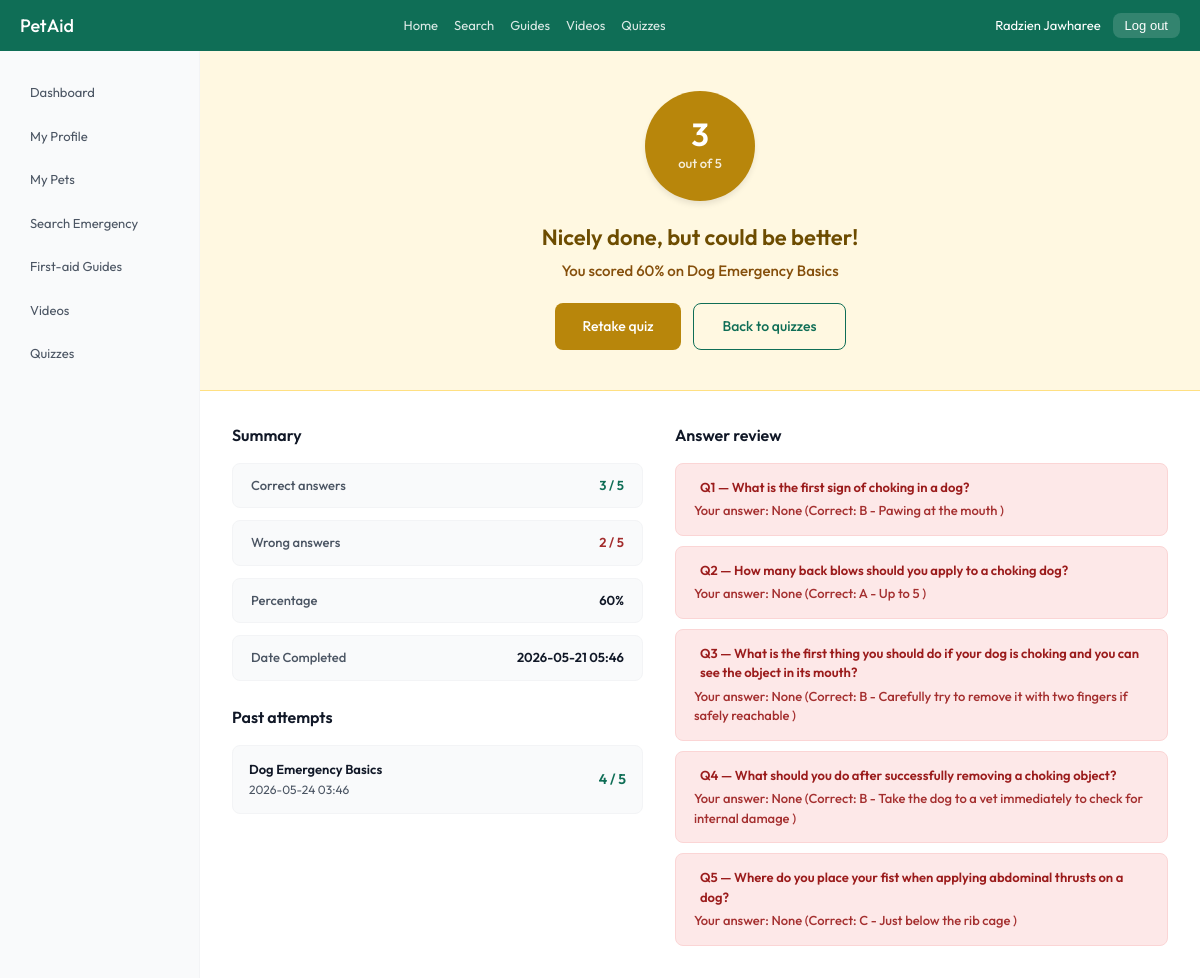
Page /quiz/result/1 (signed in) on the earlier database version.
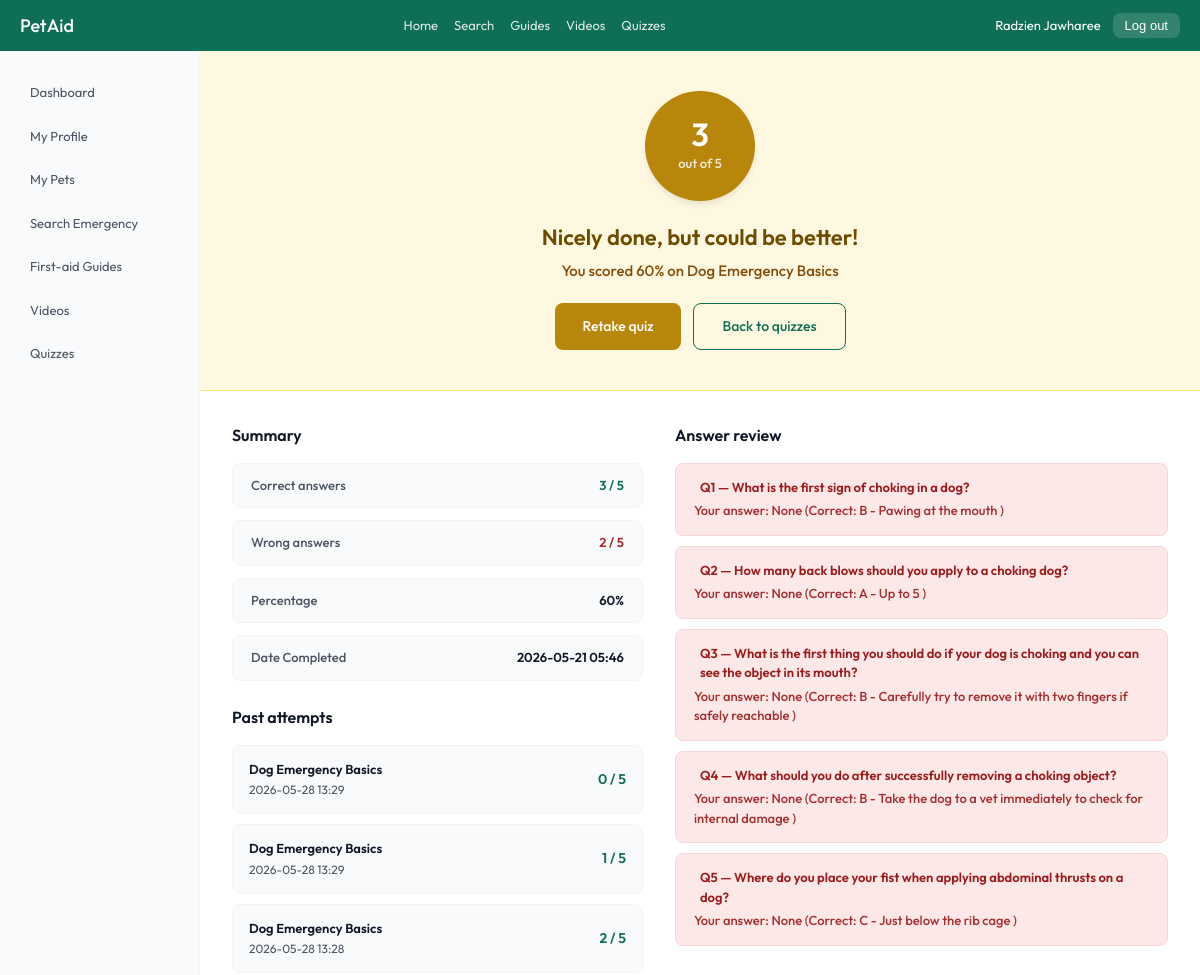
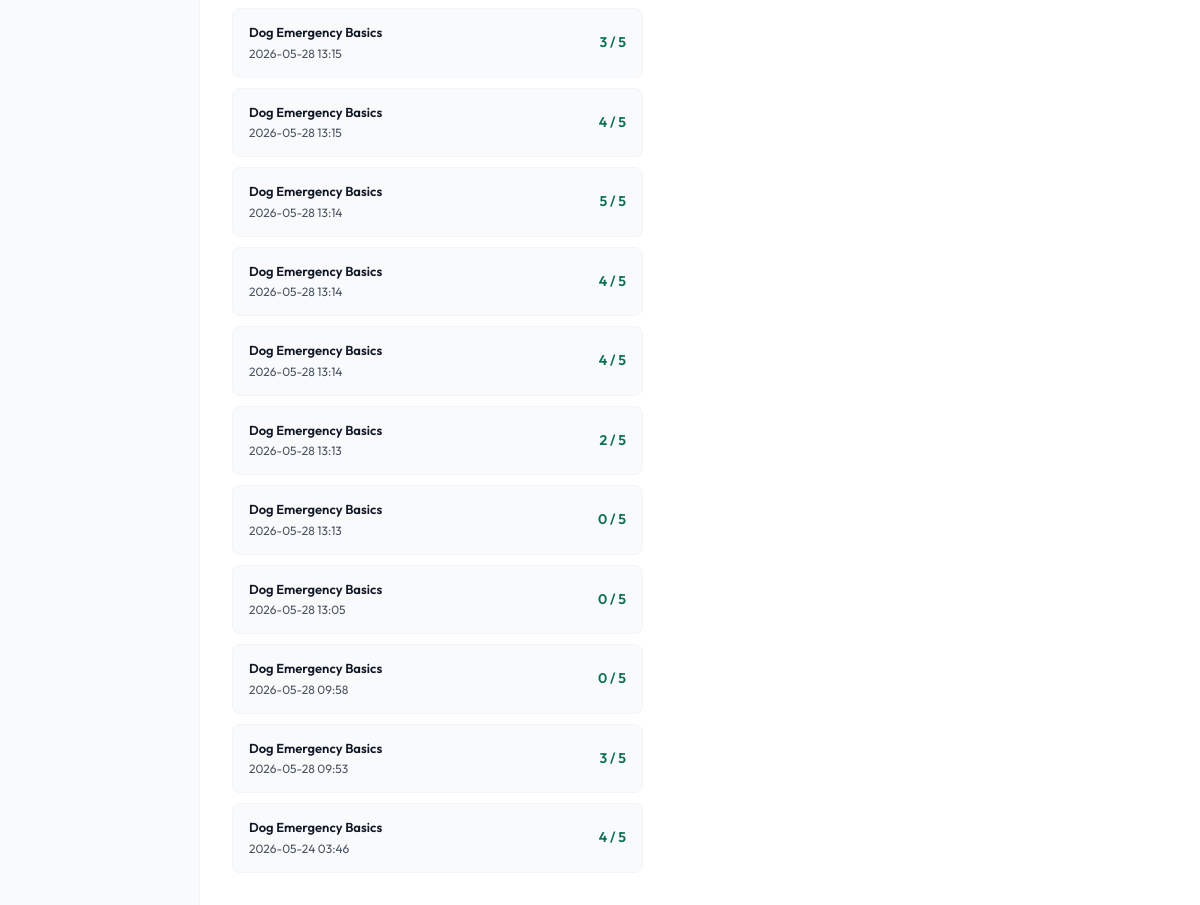
Same page on the later database version (2 pictures, top to bottom).
### models.py (models this page shows, shortened)
class Account(db.Model):
    __tablename__ = 'account'
    id = db.Column(db.Integer, primary_key=True)
    username = db.Column(db.String(80), unique=True, nullable=False)
    email = db.Column(db.String(120), unique=True, nullable=False)
    password_hash = db.Column(db.String(128), nullable=False)
    first_name = db.Column(db.String(50), nullable=False)
    last_name = db.Column(db.String(50), nullable=False)
    phone_number = db.Column(db.String(20), nullable=True)
    role = db.Column(db.String(30), nullable=False)
    __mapper_args__ = {
        'polymorphic_on': role,
        'polymorphic_identity': 'account'
    }

class QuizResult(db.Model):
    __tablename__ = 'quiz_result'
    id = db.Column(db.Integer, primary_key=True)
    score = db.Column(db.Integer, nullable=False)
    total_questions = db.Column(db.Integer, nullable=False)
    timestamp = db.Column(db.DateTime, default=datetime.utcnow)
    user_id = db.Column(
        db.Integer,
        db.ForeignKey('user_account.id'),
        nullable=False
    )
    quiz_id = db.Column(
        db.Integer,
        db.ForeignKey('quiz.id'),
        nullable=False
    )

class Content(db.Model):
    __tablename__ = 'content'
    id = db.Column(db.Integer, primary_key=True)
    title = db.Column(db.String(200), nullable=False)
    description = db.Column(db.Text, nullable=False)
    publish_date = db.Column(db.DateTime, default=datetime.utcnow)
    verification_status = db.Column(db.String(20), default='Pending')
    rejection_feedback = db.Column(db.Text, nullable=True)
    author_id = db.Column(
        db.Integer,
        db.ForeignKey('admin_account.id'),
        nullable=False
    )
    content_type = db.Column(db.String(30), nullable=False)
    __mapper_args__ = {
        'polymorphic_on': content_type,
        'polymorphic_identity': 'content'
    }

class QuizQuestion(db.Model):
    __tablename__ = 'quiz_question'
    id = db.Column(db.Integer, primary_key=True)
    quiz_id = db.Column(
        db.Integer,
        db.ForeignKey('quiz.id'),
        nullable=False
    )
    question_text = db.Column(db.Text, nullable=False)
    option_a = db.Column(db.String(255), nullable=False)
    option_b = db.Column(db.String(255), nullable=False)
    option_c = db.Column(db.String(255), nullable=False)
    option_d = db.Column(db.String(255), nullable=False)
    correct_option = db.Column(db.String(5), nullable=False)

### app.py (the view)
@app.route('/quiz/result/<int:result_id>')
@login_required('user')
def view_quiz_result(result_id):
    result = QuizResult.query.filter_by(id=result_id, user_id=g.user.id).first_or_404()
    quiz = result.quiz
    history = QuizResult.query.filter(
        QuizResult.user_id == g.user.id,
        QuizResult.quiz_id == quiz.id,
        QuizResult.id != result.id
    ).order_by(QuizResult.timestamp.desc()).all()
    user_answers = session.get('last_quiz_answers', {})
    return render_template(
        'quiz_result.html',
        active_tab='quiz_result',
        result=result,
        quiz=quiz,
        history=history,
        questions_review=quiz.questions,
        user_answers=user_answers
    )

### templates/quiz_result.html (shortened to what this page needs)
{% extends "base.html" %}
{% block content %}
<div class="layout">
  <div class="sidebar">
    <a href="{{ url_for('dashboard') }}" class="sidebar-item"> Dashboard</a>
    <a href="{{ url_for('profile') }}" class="sidebar-item"> My Profile</a>
    <a href="{{ url_for('pets_list') }}" class="sidebar-item"> My Pets</a>
    <a href="{{ url_for('search_emergency') }}" class="sidebar-item"> Search Emergency</a>
    <a href="{{ url_for('guides_list') }}" class="sidebar-item"> First-aid Guides</a>
    <a href="{{ url_for('videos_list') }}" class="sidebar-item"> Videos</a>
    <a href="{{ url_for('quizzes_list') }}" class="sidebar-item {% if active_tab == 'quizzes' %}active{% endif %}"> Quizzes</a>
  </div>
  <div class="main" style="{% if active_tab == 'quiz_take' or active_tab == 'quiz_result' %}padding:0;{% endif %}">
    {% if active_tab == 'quizzes' %}
      <div class="page-title">Quizzes</div>
      <div class="page-sub">Test your knowledge on pet first-aid</div>
      <div class="quiz-list">
        {% for q in quizzes %}
          <a href="{{ url_for('start_quiz', quiz_id=q.id) }}" class="quiz-card">
            <div class="quiz-icon"><i class="ti ti-clipboard-check" aria-hidden="true"></i></div>
            <div class="quiz-info">
              <div class="quiz-title">{{ q.title }}</div>
              <div class="quiz-meta">{{ q.questions|length }} questions • {{ q.species }}</div>
            </div>
            {% set score_data = last_scores.get(q.id) %}
            {% if score_data %}
              <span class="badge badge-green" style="margin-right:16px;">Completed (Last: {{ score_data.score }}/{{ score_data.total }})</span>
              <span class="quiz-action">Retake <i class="ti ti-arrow-right" aria-hidden="true"></i></span>
            {% else %}
              <span class="badge badge-gray" style="margin-right:16px;">Not started</span>
              <span class="quiz-action">Start <i class="ti ti-arrow-right" aria-hidden="true"></i></span>
            {% endif %}
          </a>
        {% endfor %}
      </div>
    {% elif active_tab == 'quiz_result' %}
      {% set pct = ((result.score / result.total_questions) * 100)|int %}
      {% if pct >= 80 %}
        {% set score_bg = '#0F6E56' %}
        {% set hero_bg = '#E1F5EE' %}
        {% set hero_border = '#BCF0DA' %}
        {% set title_color = '#085041' %}
        {% set sub_color = '#0F6E56' %}
      {% elif pct >= 50 %}
        {% set score_bg = '#B8860B' %}
        {% set hero_bg = '#FFF8E1' %}
        {% set hero_border = '#FFE082' %}
        {% set title_color = '#6D4C00' %}
        {% set sub_color = '#854F0B' %}
      {% else %}
        {% set score_bg = '#B91C1C' %}
        {% set hero_bg = '#FEF2F2' %}
        {% set hero_border = '#FCA5A5' %}
        {% set title_color = '#7F1D1D' %}
        {% set sub_color = '#9B1C1C' %}
      {% endif %}
      {% if pct == 100 %}
        {% set result_msg = 'Perfect! You have aced it, ' ~ session.get('first_name') ~ '!' %}
      {% elif pct >= 80 %}
        {% set result_msg = 'Amazing! You have done brilliantly, ' ~ session.get('first_name') ~ '!' %}
      {% elif pct >= 50 %}
        {% set result_msg = 'Nicely done, but could be better!' %}
      {% else %}
        {% set result_msg = 'Nice try. Read more and try again!' %}
      {% endif %}
      <div class="result-hero" style="background:{{ hero_bg }};border-bottom:0.5px solid {{ hero_border }};">
        <div class="score-circle" style="background:{{ score_bg }};">
          <div class="score-num">{{ result.score }}</div>
          <div class="score-total">out of {{ result.total_questions }}</div>
        </div>
        <div class="result-title" style="color:{{ title_color }};">{{ result_msg }}</div>
        <div class="result-sub" style="color:{{ sub_color }};">You scored {{ pct }}% on {{ quiz.title }}</div>
        <div style="display:flex;gap:12px;justify-content:center;margin-top:20px;">
          <a href="{{ url_for('start_quiz', quiz_id=quiz.id) }}" class="btn-primary" style="background:{{ score_bg }};">Retake quiz</a>
          <a href="{{ url_for('quizzes_list') }}" class="btn-outline">Back to quizzes</a>
        </div>
      </div>
      <div class="result-body">
        <div>
          <div style="font-size:16px;font-weight:600;color:var(--color-text-primary);margin-bottom:16px;">Summary</div>
          <div class="result-stats">
            <div class="stat-row">
              <span class="stat-label">Correct answers</span>
              <span class="stat-val" style="color:#0F6E56;">{{ result.score }} / {{ result.total_questions }}</span>
            </div>
            <div class="stat-row">
              <span class="stat-label">Wrong answers</span>
              <span class="stat-val" style="color:#A32D2D;">{{ result.total_questions - result.score }} / {{ result.total_questions }}</span>
            </div>
            <div class="stat-row">
              <span class="stat-label">Percentage</span>
              <span class="stat-val">{{ ((result.score / result.total_questions) * 100)|int }}%</span>
            </div>
            <div class="stat-row">
              <span class="stat-label">Date Completed</span>
              <span class="stat-val">{{ result.timestamp.strftime('%Y-%m-%d %H:%M') }}</span>
            </div>
          </div>
          <div style="font-size:16px;font-weight:600;color:var(--color-text-primary);margin:24px 0 16px;">Past attempts</div>
          <div class="history-list">
            {% for past in history %}
              <div class="history-item">
                <div class="history-info">
                  <div class="history-title">{{ quiz.title }}</div>
                  <div class="history-meta">{{ past.timestamp.strftime('%Y-%m-%d %H:%M') }}</div>
                </div>
                <span class="history-score">{{ past.score }} / {{ past.total_questions }}</span>
              </div>
            {% else %}
              <div style="font-size:12px;color:var(--color-text-secondary);">No other attempts recorded yet.</div>
            {% endfor %}
          </div>
        </div>
        <div>
          <div style="font-size:16px;font-weight:600;color:var(--color-text-primary);margin-bottom:16px;">Answer review</div>
          <div class="answers-review">
            {% for q in questions_review %}
              {% set user_ans = user_answers.get(q.id) or user_answers.get(q.id|string) %}
              {% set correct_ans = q.correct_option %}
              {% set is_correct = (user_ans == correct_ans) %}
              <div class="answer-item {% if is_correct %}answer-correct{% else %}answer-wrong{% endif %}">
                <div class="answer-q">
                  Q{{ loop.index }} — {{ q.question_text }}
                </div>
                <div class="answer-a">
                  Your answer:
                  {% if user_ans == 'A' %}{{ q.option_a }}
                  {% elif user_ans == 'B' %}{{ q.option_b }}
                  {% elif user_ans == 'C' %}{{ q.option_c }}
                  {% elif user_ans == 'D' %}{{ q.option_d }}
                  {% else %}None
                  {% endif %}
                  {% if is_correct %} ✓ {% else %} (Correct:
                  {% if correct_ans == 'A' %}A - {{ q.option_a }}
                  {% elif correct_ans == 'B' %}B - {{ q.option_b }}
                  {% elif correct_ans == 'C' %}C - {{ q.option_c }}
                  {% elif correct_ans == 'D' %}D - {{ q.option_d }}
                  {% endif %})
                  {% endif %}
                </div>
              </div>
            {% endfor %}
          </div>
        </div>
      </div>
    {% endif %}
  </div>
</div>
{% endblock %}

### templates/base.html (shortened to what this page needs)
<!DOCTYPE html>
<html lang="en">
<head>
    <link rel="stylesheet" href="https://cdn.jsdelivr.net/npm/@tabler/icons-webfont@latest/tabler-icons.min.css">
    <link rel="stylesheet" href="{{ url_for('static', filename='style.css') }}">
</head>
<body>
    {% set role = session.get('role') %}
    {% if role == 'user' %}
        <div class="nav" style="background: #0F6E56; padding: 12px 20px; display: flex; align-items: center; justify-content: space-between; color: #fff;">
            <span class="nav-logo" style="color: #fff; font-size: 18px; font-weight: 500; cursor: pointer;" onclick="location.href='{{ url_for('dashboard') }}'">
                 PetAid
            </span>
            <div class="nav-links" style="display: flex; gap: 16px;">
                <span class="nav-link" style="color: rgba(255,255,255,0.85); font-size: 13px; cursor: pointer;" onclick="location.href='{{ url_for('dashboard') }}'">Home</span>
                <span class="nav-link" style="color: rgba(255,255,255,0.85); font-size: 13px; cursor: pointer;" onclick="location.href='{{ url_for('search_emergency') }}'">Search</span>
                <span class="nav-link" style="color: rgba(255,255,255,0.85); font-size: 13px; cursor: pointer;" onclick="location.href='{{ url_for('guides_list') }}'">Guides</span>
                <span class="nav-link" style="color: rgba(255,255,255,0.85); font-size: 13px; cursor: pointer;" onclick="location.href='{{ url_for('videos_list') }}'">Videos</span>
                <span class="nav-link" style="color: rgba(255,255,255,0.85); font-size: 13px; cursor: pointer;" onclick="location.href='{{ url_for('quizzes_list') }}'">Quizzes</span>
            </div>
            <div class="nav-right" style="display: flex; align-items: center; gap: 12px;">
                <span class="nav-user" style="color: #fff; font-size: 13px;"> {{ session.get('first_name') }} {{ session.get('last_name') }}</span>
                <button class="nav-logout" style="background: rgba(255,255,255,0.15); color: #fff; border: none; border-radius: var(--border-radius-md); padding: 5px 12px; font-size: 13px; cursor: pointer;" onclick="location.href='{{ url_for('logout') }}'"> Log out</button>
            </div>
        </div>
    {% endif %}
    {% block content %}{% endblock %}
</body>
</html>

Differences in the rows shown:
added QuizResult: {{ quiz.title }} "Dog Emergency Basics", timestamp "2026-05-28 13:29", score "0", total_questions "5"
added QuizResult: {{ quiz.title }} "Dog Emergency Basics", timestamp "2026-05-28 13:29", score "1", total_questions "5"
added QuizResult: {{ quiz.title }} "Dog Emergency Basics", timestamp "2026-05-28 13:28", score "2", total_questions "5"
added QuizResult: {{ quiz.title }} "Dog Emergency Basics", timestamp "2026-05-28 13:15", score "3", total_questions "5"
added QuizResult: {{ quiz.title }} "Dog Emergency Basics", timestamp "2026-05-28 13:15", score "4", total_questions "5"
added QuizResult: {{ quiz.title }} "Dog Emergency Basics", timestamp "2026-05-28 13:14", score "5", total_questions "5"
added QuizResult: {{ quiz.title }} "Dog Emergency Basics", timestamp "2026-05-28 13:14", score "4", total_questions "5"
added QuizResult: {{ quiz.title }} "Dog Emergency Basics", timestamp "2026-05-28 13:14", score "4", total_questions "5"
added QuizResult: {{ quiz.title }} "Dog Emergency Basics", timestamp "2026-05-28 13:13", score "2", total_questions "5"
added QuizResult: {{ quiz.title }} "Dog Emergency Basics", timestamp "2026-05-28 13:13", score "0", total_questions "5"
added QuizResult: {{ quiz.title }} "Dog Emergency Basics", timestamp "2026-05-28 13:05", score "0", total_questions "5"
added QuizResult: {{ quiz.title }} "Dog Emergency Basics", timestamp "2026-05-28 09:58", score "0", total_questions "5"
added QuizResult: {{ quiz.title }} "Dog Emergency Basics", timestamp "2026-05-28 09:53", score "3", total_questions "5"
